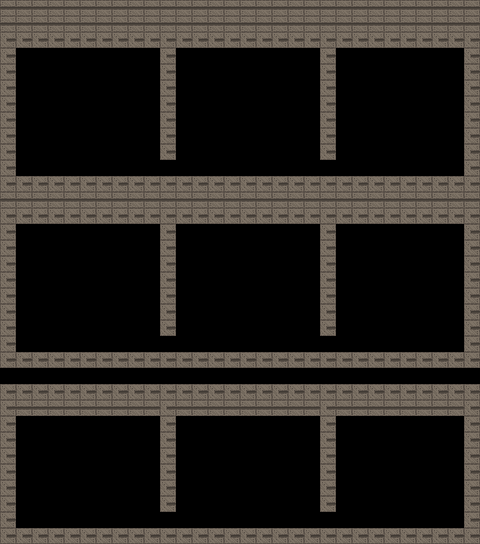

A level layout from a 2D game, rendered from its tile map. Below: a short description, then the map file with tile-grid data replaced by summaries:
An orthogonal 30x34 tile map with 16x16 px tiles, 5 tile layers (background, floors, walls, collision, ...), 2 tilesets and 21 objects (2x warehouse, 2x study, 2x balcony, 2x toolbox, 2x office, ...).

<map version="1.10" tiledversion="1.10.2" orientation="orthogonal" renderorder="right-down" width="30" height="34" tilewidth="16" tileheight="16" infinite="0">
  <tileset firstgid="1" name="interior" tilewidth="16" tileheight="16" tilecount="96" columns="12">
    <image source="../tilesets/interior.png" width="192" height="128" />
  </tileset>
  <tileset firstgid="97" name="furniture" tilewidth="16" tileheight="16" tilecount="20" columns="20">
    <image source="../tilesets/furniture.png" width="320" height="16" />
  </tileset>
  <layer id="1" name="background" width="30" height="34">
    <data>[1020 cells, 180 non-empty, 1 distinct tile ids]</data>
  </layer>
  <layer id="2" name="floors" width="30" height="34">
    <data>[1020 cells, 84 non-empty, 1 distinct tile ids]</data>
  </layer>
  <layer id="3" name="walls" width="30" height="34">
    <data>[1020 cells, 186 non-empty, 1 distinct tile ids]</data>
  </layer>
  <layer id="4" name="collision" width="30" height="34">
    <data>[1020 cells, 270 non-empty, 1 distinct tile ids]</data>
  </layer>
  <layer id="5" name="foreground" width="30" height="34">
    <data>[1020 cells, 0 non-empty, 0 distinct tile ids]</data>
  </layer>
  <objectgroup id="6" name="spawn_points">
    <object id="1" name="player_start" x="240" y="336">
      <point />
    </object>
  </objectgroup>
  <objectgroup id="7" name="room_zones">
    <object id="2" name="warehouse" x="0" y="32" width="160" height="160">
      <properties>
        <property name="floor" type="int" value="3" />
      </properties>
    </object>
    <object id="3" name="study" x="160" y="32" width="160" height="160">
      <properties>
        <property name="floor" type="int" value="3" />
      </properties>
    </object>
    <object id="4" name="balcony" x="320" y="32" width="160" height="160">
      <properties>
        <property name="floor" type="int" value="3" />
      </properties>
    </object>
    <object id="5" name="toolbox" x="0" y="208" width="160" height="160">
      <properties>
        <property name="floor" type="int" value="2" />
      </properties>
    </object>
    <object id="6" name="office" x="160" y="208" width="160" height="160">
      <properties>
        <property name="floor" type="int" value="2" />
      </properties>
    </object>
    <object id="7" name="bedroom" x="320" y="208" width="160" height="160">
      <properties>
        <property name="floor" type="int" value="2" />
      </properties>
    </object>
    <object id="8" name="basement" x="0" y="384" width="160" height="160">
      <properties>
        <property name="floor" type="int" value="1" />
      </properties>
    </object>
    <object id="9" name="server_room" x="160" y="384" width="160" height="160">
      <properties>
        <property name="floor" type="int" value="1" />
      </properties>
    </object>
    <object id="10" name="trash" x="320" y="384" width="160" height="160">
      <properties>
        <property name="floor" type="int" value="1" />
      </properties>
    </object>
  </objectgroup>
  <objectgroup id="8" name="activity_spots">
    <object id="20" name="warehouse" x="80" y="160">
      <properties>
        <property name="anim" type="string" value="type" />
        <property name="direction" type="string" value="right" />
      </properties>
      <point />
    </object>
    <object id="21" name="study" x="240" y="160">
      <properties>
        <property name="anim" type="string" value="think" />
        <property name="direction" type="string" value="right" />
      </properties>
      <point />
    </object>
    <object id="22" name="balcony" x="400" y="160">
      <properties>
        <property name="anim" type="string" value="think" />
        <property name="direction" type="string" value="right" />
      </properties>
      <point />
    </object>
    <object id="23" name="toolbox" x="80" y="336">
      <properties>
        <property name="anim" type="string" value="type" />
        <property name="direction" type="string" value="right" />
      </properties>
      <point />
    </object>
    <object id="24" name="office" x="240" y="336">
      <properties>
        <property name="anim" type="string" value="type" />
        <property name="direction" type="string" value="right" />
      </properties>
      <point />
    </object>
    <object id="25" name="bedroom" x="400" y="336">
      <properties>
        <property name="anim" type="string" value="sleep" />
        <property name="direction" type="string" value="left" />
      </properties>
      <point />
    </object>
    <object id="26" name="basement" x="80" y="512">
      <properties>
        <property name="anim" type="string" value="think" />
        <property name="direction" type="string" value="right" />
      </properties>
      <point />
    </object>
    <object id="27" name="server_room" x="240" y="512">
      <properties>
        <property name="anim" type="string" value="type" />
        <property name="direction" type="string" value="right" />
      </properties>
      <point />
    </object>
    <object id="28" name="trash" x="400" y="512">
      <properties>
        <property name="anim" type="string" value="type" />
        <property name="direction" type="string" value="right" />
      </properties>
      <point />
    </object>
  </objectgroup>
  <objectgroup id="9" name="ladders">
    <object id="30" name="ladder" x="80" y="240" width="32" height="272">
    </object>
    <object id="31" name="ladder" x="80" y="64" width="32" height="272">
    </object>
  </objectgroup>
</map>
